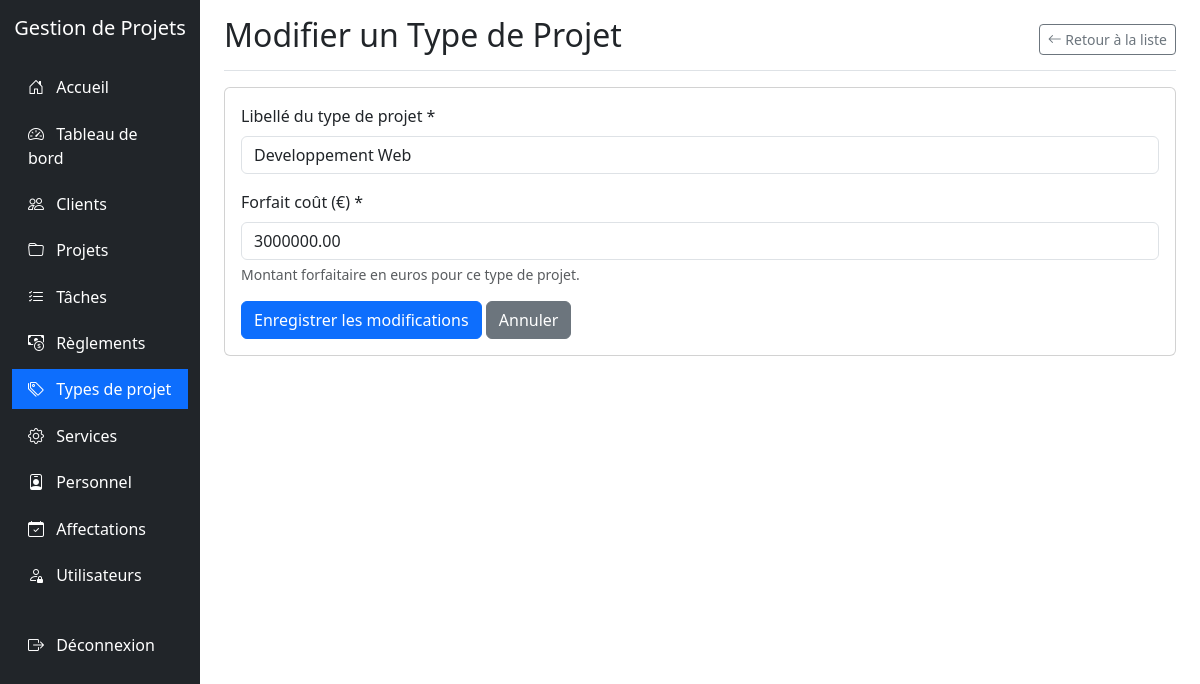
The page /typesprojet/edit.php?id=1 (signed in) on the database its author committed.
### tables this page shows
CREATE TABLE TYPEPROJET (
  IdTypeProjet INT AUTO_INCREMENT PRIMARY KEY,
  LibelleTypeProjet VARCHAR(255) NOT NULL,
  NomTypeProjet VARCHAR(255) NULL,
  ForfaitCoutTypeProjet DECIMAL(15,2) DEFAULT 0,
  DescriptionTypeProjet TEXT NULL,
  CreatedAt TIMESTAMP DEFAULT CURRENT_TIMESTAMP,
  UpdatedAt TIMESTAMP DEFAULT CURRENT_TIMESTAMP ON UPDATE CURRENT_TIMESTAMP
);

### typesprojet/edit.php (the view, shortened to what this page needs)
<?php
require_once '../config.php';
$id = $_GET['id'];
$sql = "SELECT * FROM TYPEPROJET WHERE IdTypeProjet = $id";
$result = mysqli_query($conn, $sql);
$typeProjet = mysqli_fetch_assoc($result);
?>
<!DOCTYPE html>
<html lang="fr">
<head>
    <link href="https://cdn.jsdelivr.net/npm/bootstrap@5.3.0-alpha1/dist/css/bootstrap.min.css" rel="stylesheet">
    <link rel="stylesheet" href="https://cdn.jsdelivr.net/npm/bootstrap-icons@1.10.0/font/bootstrap-icons.css">
</head>
<body>
    <div class="container-fluid">
        <div class="row">
            <div class="col-md-3 col-lg-2 d-md-block sidebar collapse">
                <div class="position-sticky pt-3">
                    <div class="text-center mb-4">
                        <h5 class="text-white">Gestion de Projets</h5>
                    </div>
                    <ul class="nav flex-column">
                        <li class="nav-item">
                            <a class="nav-link" href="../index.php">
                                <i class="bi bi-house-door"></i> Accueil
                            </a>
                        </li>
                        <li class="nav-item">
                            <a class="nav-link" href="../dashboard/index.php">
                                <i class="bi bi-speedometer2"></i> Tableau de bord
                            </a>
                        </li>
                        <li class="nav-item">
                            <a class="nav-link" href="../clients/index.php">
                                <i class="bi bi-people"></i> Clients
                            </a>
                        </li>
                        <li class="nav-item">
                            <a class="nav-link" href="../projets/index.php">
                                <i class="bi bi-folder"></i> Projets
                            </a>
                        </li>
                        <li class="nav-item">
                            <a class="nav-link" href="../taches/index.php">
                                <i class="bi bi-list-check"></i> Tâches
                            </a>
                        </li>
                        <li class="nav-item">
                            <a class="nav-link" href="../reglements/index.php">
                                <i class="bi bi-cash-coin"></i> Règlements
                            </a>
                        </li>
                        <li class="nav-item">
                            <a class="nav-link active" href="../typesprojet/index.php">
                                <i class="bi bi-tags"></i> Types de projet
                            </a>
                        </li>
                        <li class="nav-item">
                            <a class="nav-link" href="../services/index.php">
                                <i class="bi bi-gear"></i> Services
                            </a>
                        </li>
                        <li class="nav-item">
                            <a class="nav-link" href="../personnel/index.php">
                                <i class="bi bi-person-badge"></i> Personnel
                            </a>
                        </li>
                        <li class="nav-item">
                            <a class="nav-link" href="../affectations/index.php">
                                <i class="bi bi-calendar-check"></i> Affectations
                            </a>
                        </li>
                        <?php if ($_SESSION['role'] == 'admin'): ?>
                        <li class="nav-item">
                            <a class="nav-link" href="../utilisateurs/index.php">
                                <i class="bi bi-person-lock"></i> Utilisateurs
                            </a>
                        </li>
                        <?php endif; ?>
                        <li class="nav-item mt-4">
                            <a class="nav-link" href="../logout.php">
                                <i class="bi bi-box-arrow-right"></i> Déconnexion
                            </a>
                        </li>
                    </ul>
                </div>
            </div>
            <div class="col-md-9 ms-sm-auto col-lg-10 px-md-4">
                <div class="d-flex justify-content-between flex-wrap flex-md-nowrap align-items-center pt-3 pb-2 mb-3 border-bottom">
                    <h1 class="h2">Modifier un Type de Projet</h1>
                    <div class="btn-toolbar mb-2 mb-md-0">
                        <a href="index.php" class="btn btn-sm btn-outline-secondary">
                            <i class="bi bi-arrow-left"></i> Retour à la liste
                        </a>
                    </div>
                </div>
                <div class="card">
                    <div class="card-body">
                        <form method="post" action="edit.php?id=<?php echo $id; ?>">
                            <div class="mb-3">
                                <label for="libelleTypeProjet" class="form-label">Libellé du type de projet *</label>
                                <input type="text" class="form-control" id="libelleTypeProjet" name="libelleTypeProjet" value="<?php echo htmlspecialchars($typeProjet['LibelleTypeProjet']); ?>" required>
                            </div>
                            <div class="mb-3">
                                <label for="forfaitCoutTypeProjet" class="form-label">Forfait coût (€) *</label>
                                <input type="number" class="form-control" id="forfaitCoutTypeProjet" name="forfaitCoutTypeProjet" min="0" step="100" value="<?php echo $typeProjet['ForfaitCoutTypeProjet']; ?>" required>
                                <div class="form-text">Montant forfaitaire en euros pour ce type de projet.</div>
                            </div>
                            <button type="submit" class="btn btn-primary">Enregistrer les modifications</button>
                            <a href="index.php" class="btn btn-secondary">Annuler</a>
                        </form>
                    </div>
                </div>
            </div>
        </div>
    </div>
</body>
</html>

### typesprojet/edit.php (style rules this page uses)
.sidebar { min-height: 100vh; background-color: #212529; }
.sidebar .nav-link { color: #fff; padding: 0.5rem 1rem; margin: 0.2rem 0; }
.sidebar .nav-link.active { background-color: #0d6efd; }
.sidebar .nav-link i { margin-right: 0.5rem; }

### rows shown on the page
typeprojet: libelleTypeProjet "Developpement Web", forfaitCoutTypeProjet "3000000.00"
